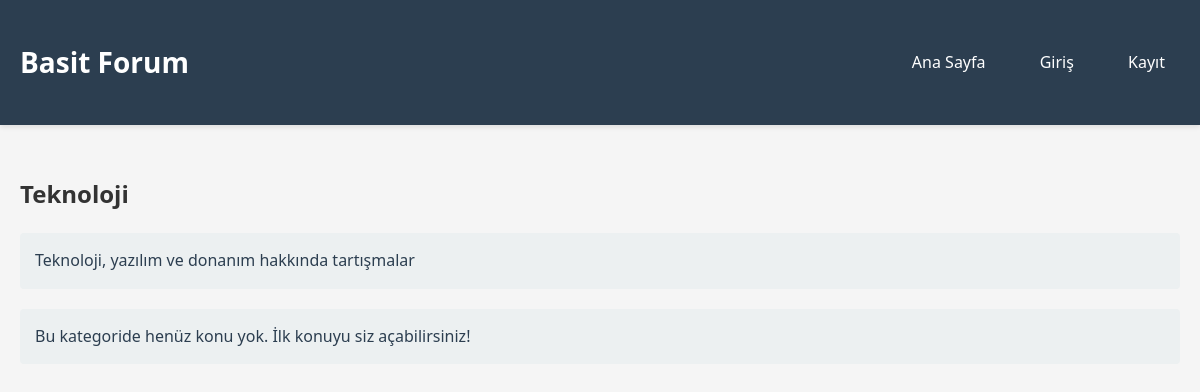
The page /kategori.php?id=2 on the database its author committed.
### tables this page shows
CREATE TABLE IF NOT EXISTS kategoriler (
    id INT AUTO_INCREMENT PRIMARY KEY,
    baslik VARCHAR(100) NOT NULL,
    aciklama TEXT,
    olusturma_tarihi DATETIME DEFAULT CURRENT_TIMESTAMP,
    INDEX idx_baslik (baslik)
);

### config.php (called while the page is built, shortened)
<?php
function temizle($veri) {
    return htmlspecialchars($veri, ENT_QUOTES, 'UTF-8');
}
function girisKontrol() {
    return isset($_SESSION['kullanici_id']);
}
?>

### kategori.php (the view, shortened to what this page needs)
<?php
require_once 'config.php';
$kategori_id = intval($_GET['id'] ?? 0);
$sorgu = $db->prepare("SELECT * FROM kategoriler WHERE id = ?");
$sorgu->execute([$kategori_id]);
$kategori = $sorgu->fetch();
$sorgu = $db->prepare("
    SELECT ko.*,
           k.kullanici_adi,
           COUNT(m.id) as mesaj_sayisi,
           (SELECT kullanici_adi FROM kullanicilar WHERE id = (SELECT kullanici_id FROM mesajlar WHERE konu_id = ko.id ORDER BY olusturma_tarihi DESC LIMIT 1)) as son_yazar,
           (SELECT olusturma_tarihi FROM mesajlar WHERE konu_id = ko.id ORDER BY olusturma_tarihi DESC LIMIT 1) as son_mesaj_tarihi
    FROM konular ko
    LEFT JOIN kullanicilar k ON ko.kullanici_id = k.id
    LEFT JOIN mesajlar m ON ko.id = m.konu_id
    WHERE ko.kategori_id = ?
    GROUP BY ko.id
    ORDER BY ko.son_mesaj_tarihi DESC
");
$sorgu->execute([$kategori_id]);
$konular = $sorgu->fetchAll();
?>
<!DOCTYPE html>
<html lang="tr">
<head>
    <link rel="stylesheet" href="style.css">
</head>
<body>
    <header>
        <div class="container">
            <h1><?php echo SITE_NAME; ?></h1>
            <nav>
                <a href="index.php">Ana Sayfa</a>
                <?php if (girisKontrol()): ?>
                    <span style="color: #ecf0f1;">Hoşgeldin, <?php echo temizle($_SESSION['kullanici_adi']); ?></span>
                    <a href="cikis.php">Çıkış</a>
                <?php else: ?>
                    <a href="giris.php">Giriş</a>
                    <a href="kayit.php">Kayıt</a>
                <?php endif; ?>
            </nav>
        </div>
    </header>
    <div class="container">
        <div style="display: flex; justify-content: space-between; align-items: center; margin-bottom: 20px;">
            <h2><?php echo temizle($kategori['baslik']); ?></h2>
        </div>
        <div class="bilgi" style="margin-bottom: 20px;">
            <?php echo temizle($kategori['aciklama']); ?>
        </div>
        <?php if (count($konular) > 0): ?>
            <div class="konu-liste">
                <?php foreach ($konular as $konu): ?>
                    <div class="konu-item">
                        <h3>
                            <a href="konu.php?id=<?php echo $konu['id']; ?>">
                                <?php echo temizle($konu['baslik']); ?>
                            </a>
                        </h3>
                        <div class="istatistik">
                            <span>👤 <?php echo temizle($konu['kullanici_adi']); ?></span>
                            <span>💬 <?php echo $konu['mesaj_sayisi']; ?> Yanıt</span>
                            <span>👁️ <?php echo $konu['goruntulenme']; ?> Görüntülenme</span>
                            <?php if ($konu['son_yazar']): ?>
                                <span>Son: <?php echo temizle($konu['son_yazar']); ?> -
                                    <?php echo date('d.m.Y H:i', strtotime($konu['son_mesaj_tarihi'] ?? $konu['olusturma_tarihi'])); ?>
                                </span>
                            <?php endif; ?>
                        </div>
                    </div>
                <?php endforeach; ?>
            </div>
        <?php else: ?>
            <div class="bilgi">
                Bu kategoride henüz konu yok. İlk konuyu siz açabilirsiniz!
            </div>
        <?php endif; ?>
    </div>
</body>
</html>

### style.css (style rules this page uses)
* { margin: 0; padding: 0; box-sizing: border-box; }
body { font-family: 'Segoe UI', Tahoma, Geneva, Verdana, sans-serif; background-color: #f5f5f5; color: #333; line-height: 1.6; }
.container { max-width: 1200px; margin: 0 auto; padding: 20px; }
header { background-color: #2c3e50; color: white; padding: 20px 0; margin-bottom: 30px; box-shadow: 0 2px 5px rgba(0,0,0,0.1); }
header .container { display: flex; justify-content: space-between; align-items: center; }
header h1 { font-size: 28px; }
nav a { color: white; text-decoration: none; margin-left: 20px; padding: 8px 15px; border-radius: 4px; transition: background-color 0.3s; }
.bilgi { background-color: #ecf0f1; color: #2c3e50; padding: 15px; border-radius: 4px; margin-bottom: 20px; }

### rows shown on the page
kategoriler: baslik "Teknoloji", aciklama "Teknoloji, yazılım ve donanım hakkında tartışmalar"

### other values the page prints
SITE_NAME "Basit Forum"
